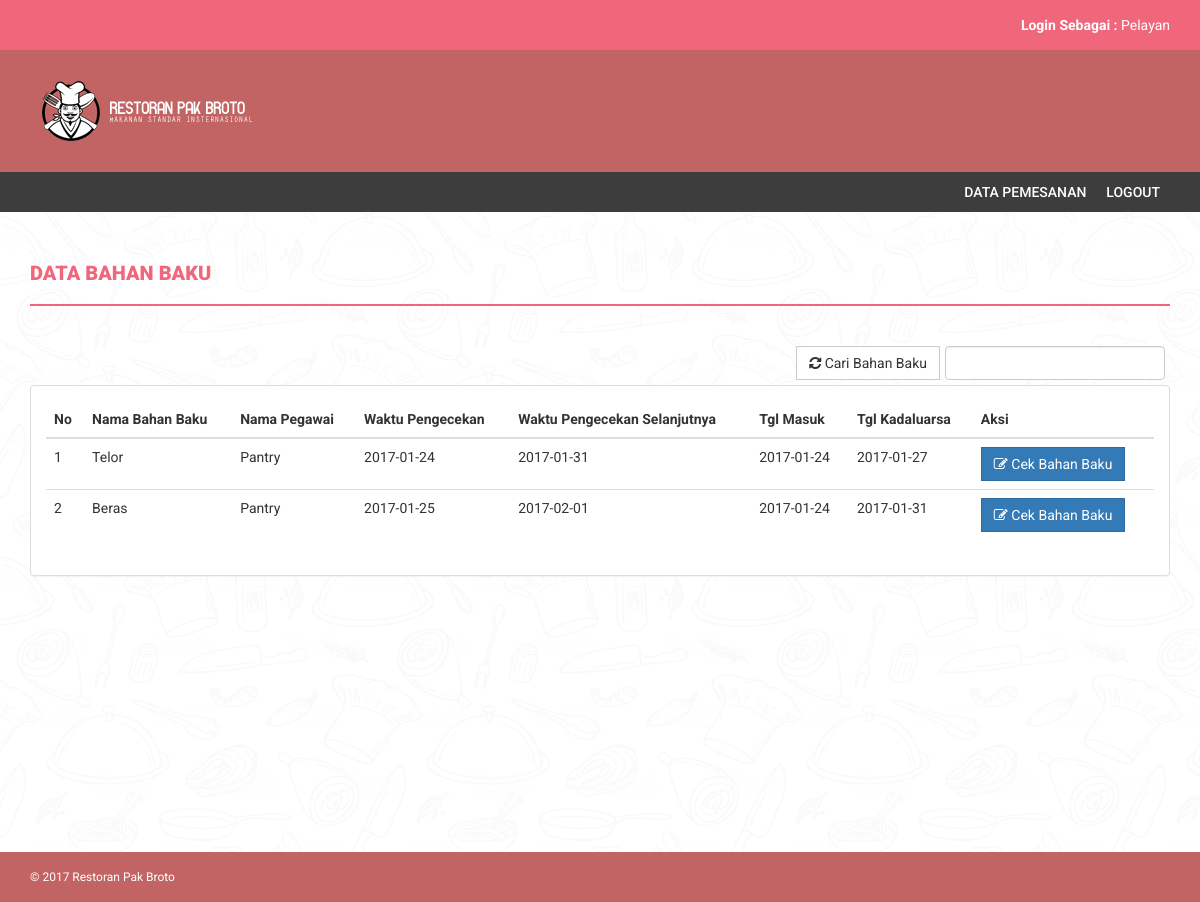
The app's page /data_laporan_bahanbaku.php (signed in) with its own data.
### tables this page shows
CREATE TABLE `detail_bahanbaku` (
  `id_detail` int(5) NOT NULL,
  `no_bahan` int(5) NOT NULL,
  `no_pegawai` int(5) NOT NULL,
  `pengecekan_bahan` date DEFAULT NULL,
  `pengecekan_selanjutnya` date DEFAULT NULL,
  `tgl_masuk` date NOT NULL,
  `tgl_kadaluarsa` date NOT NULL
);

CREATE TABLE `bahan_baku` (
  `id_bahan` int(5) NOT NULL,
  `no_bahan` int(5) NOT NULL,
  `nama` varchar(50) NOT NULL,
  `jenis` varchar(50) NOT NULL,
  `status_bahan_baku` varchar(30) NOT NULL
);

CREATE TABLE `pegawai` (
  `no_pegawai` int(5) NOT NULL,
  `id_jabatan` int(5) NOT NULL,
  `nama` varchar(100) NOT NULL,
  `username` varchar(50) NOT NULL,
  `password` varchar(100) NOT NULL,
  `jenis_kelamin` char(1) NOT NULL,
  `alamat` text NOT NULL,
  `no_handphone` varchar(30) NOT NULL,
  `waktu_kerja` varchar(20) NOT NULL,
  `bagian_kerja` varchar(50) NOT NULL
);

### data_laporan_bahanbaku.php (the view, shortened to what this page needs)
<?php
if(isset($_SESSION['username'])){
?>
<!DOCTYPE html>
<html xmlns="http://www.w3.org/1999/xhtml">
<?php include "include/header.php"; ?>
<body>
	<header>
        <div class="container">
            <div class="row">
                <div class="col-md-12">
                    <strong>Login Sebagai : </strong><?php echo $_SESSION['jabatan']; ?>
                </div>
            </div>
        </div>
    </header>
    <div class="navbar navbar-inverse set-radius-zero">
        <div class="container" style="height:120px;>
            <div class="navbar-header">
                <a class="navbar-brand" href="home.php">
                    <img src="assets/img/logo.png" />
                </a>
            </div>
        </div>
    <section class="menu-section">
        <div class="container">
            <div class="row">
                <div class="col-md-12">
                    <?php include "include/navigation.php"; ?>
                </div>
            </div>
        </div>
    </section>
    <div class="content-wrapper">
        <div class="container">
		<h4 class="page-head-line">DATA BAHAN BAKU</h4>
		<?php
		if(isset($_POST['cari'])){
			?>
			<div class="row">
                <div class="col-md-12">
					<form action="" method="POST" style="margin-bottom:10px;">
											<div style="float:right;width:220px;margin:0px 5px 5px 0px"><input type="text" name="datacari" class="form-control"  />
						</div>
						<button type="submit" name="cari" style="float:right;margin:0px 5px 5px 0px" class="btn btn-default"><i class=" fa fa-refresh "></i> Cari Bahan Baku</button>
					</form>
						<a href="data_bahanbaku.php?aksi=tambahbahanbaku"><button style="float:left;margin:0px 5px 5px 0px" class="btn btn-default"><i class=" fa fa-refresh "></i> Tambah Bahan Baku </button></a>
                </div>
            </div>
            <div class="row">
                <div class="col-md-12">
                    <div class="panel panel-default">
                        <div class="panel-body">
                            <div class="table-responsive">
                                <table class="table table-hover">
                                    <thead>
										<tr>
											<th>No</th>
                                            <th>No Bahan</th>
                                            <th>Nama Bahan Baku</th>
                                            <th>Jenis</th>
                                            <th>Status Bahan Baku</th>
											<th>Aksi</th>
                                        </tr>
                                    </thead>
                                    <tbody>
										<?php
										$i = 1;
										$pencarian = $_POST["datacari"];
										$sql = mysql_query("SELECT * FROM bahan_baku WHERE no_bahan REGEXP '$pencarian.*' OR nama REGEXP '$pencarian.*' OR jenis REGEXP '$pencarian.*' OR status_bahan_baku REGEXP '$pencarian.*'");
										while($hasil = mysql_fetch_array($sql)){
										?>
                                        <tr>
                                            <td><?php echo $i; ?></td>
											<td><?php echo $hasil['no_bahan']; ?></td>
                                            <td><?php echo $hasil['nama']; ?></td>
                                            <td><?php echo $hasil['jenis']; ?></td>
											<td>
												<?php
												if($hasil['status_bahan_baku'] == "Tersedia"){
													echo "<font color='lime'>Tersedia</font>";
												}else if($hasil['status_bahan_baku'] == "Tidak Tersedia"){
													echo "<font color='red'>Tidak Tersedia</font>";
												}
												?>
											</td>
											<td><a href="data_bahanbaku.php?edit=<?php echo $hasil["no_bahan"]; ?>"><button class="btn btn-primary"><i class="fa fa-edit "></i> Ubah Bahan Baku</button></a>
											<?php echo "<a href='#' onClick=\"return konfirmasiHapusBahanBaku('".$hasil["no_bahan"]."','".$hasil["nama"]."');\" value='Hapus'><button class=\"btn btn-danger\">";?><i class="fa fa-trash"></i> Hapus Bahan Baku</button></a></td>
                                        </tr>
										<?php
										$i++;
										}
										if(isset($_GET['hapus']) != ""){
											return hapus_bahanbaku($_GET['hapus']);
										}
										?>
                                    </tbody>
                                </table>
                            </div>
                        </div>
                    </div>
                </div>
            </div>
			<?php
			}else{
			?>
			<div class="row">
                <div class="col-md-12">
					<form action="" method="POST" style="margin-bottom:10px;">
											<div style="float:right;width:220px;margin:0px 5px 5px 0px"><input type="text" name="datacari" class="form-control"  />
						</div>
						<button type="submit" name="cari" style="float:right;margin:0px 5px 5px 0px" class="btn btn-default"><i class=" fa fa-refresh "></i> Cari Bahan Baku</button>
					</form>
                </div>
            </div>
            <div class="row">
                <div class="col-md-12">
                    <div class="panel panel-default">
                        <div class="panel-body">
                            <div class="table-responsive">
                                <table class="table table-hover">
                                    <thead>
										<tr>
                                            <th>No</th>
                                            <th>Nama Bahan Baku</th>
                                            <th>Nama Pegawai</th>
                                            <th>Waktu Pengecekan</th>
											<th>Waktu Pengecekan Selanjutnya</th>
											<th>Tgl Masuk</th>
											<th>Tgl Kadaluarsa</th>
											<th>Aksi</th>
                                        </tr>
                                    </thead>
                                    <tbody>
										<?php
										$i = 1;
										$sql = mysql_query("SELECT detail_bahanbaku.no_bahan, bahan_baku.nama AS nama_bahanbaku, pegawai.nama AS nama_pegawai, detail_bahanbaku.pengecekan_bahan, detail_bahanbaku.pengecekan_selanjutnya, detail_bahanbaku.tgl_masuk, detail_bahanbaku.tgl_kadaluarsa FROM detail_bahanbaku INNER JOIN bahan_baku ON detail_bahanbaku.no_bahan = bahan_baku.no_bahan INNER JOIN pegawai ON detail_bahanbaku.no_pegawai = pegawai.no_pegawai");
										while($hasil = mysql_fetch_array($sql)){
										?>
                                        <tr>
                                            <td><?php echo $i; ?></td>
											<td><?php echo $hasil['nama_bahanbaku']; ?></td>
                                            <td><?php echo $hasil['nama_pegawai']; ?></td>
                                            <td><?php echo $hasil['pengecekan_bahan']; ?></td>
											<td><?php echo $hasil['pengecekan_selanjutnya']; ?></td>
											<td><?php echo $hasil['tgl_masuk']; ?></td>
											<td><?php echo $hasil['tgl_kadaluarsa']; ?></td>
											<td><a href="data_laporan_bahanbaku.php?cek=<?php echo $hasil["no_bahan"]; ?>"><button class="btn btn-primary"><i class="fa fa-edit "></i> Cek Bahan Baku</button></a></td>
                                        </tr>
										<?php
										$i++;
										}
										?>
                                    </tbody>
                                </table>
                            </div>
                        </div>
                    </div>
                </div>
            </div>
            <?php
			}
			?>
        </div>
    </div>
	<?php include "include/footer.php"; ?>
</body>
</html>
<?php
}else{
	header("location:index.php");
}
?>

### assets/css/style.css (style rules this page uses)
body { font-family: 'Roboto', sans-serif; line-height: 30px; background:url('../img/bg.png'); background-position: right top; background-attachment: fixed; background-size: 380px 340px; }
.set-radius-zero { border-radius: 0px; -moz-border-radius: 0px; -webkit-border-radius: 0px; }
.content-wrapper { margin-top: 40px; min-height: 600px; padding-bottom: 60px; }
.page-head-line { font-weight: 900; padding-bottom: 20px; border-bottom: 2px solid #F0677C; text-transform: uppercase; color: #F0677C; font-size: 20px; margin-bottom: 40px; }
.btn { border-radius: 0px; -webkit-border-radius: 0px; -moz-border-radius: 0px; }
header { background-color: #F0677C; color: #fff; padding: 10px; text-align: right; }
.navbar-brand { width: 250px; padding-top: 30px; }
.menu-section { background-color: #3D3D3D; }
.navbar-inverse { background-color: #C36464; border-color: transparent; }
.navbar { margin-bottom: 0px; }

### records on screen
detail_bahanbaku: no_bahan.nama "Telor", no_pegawai.nama "Pantry", pengecekan_bahan "2017-01-24", pengecekan_selanjutnya "2017-01-31", tgl_masuk "2017-01-24", tgl_kadaluarsa "2017-01-27"
detail_bahanbaku: no_bahan.nama "Beras", no_pegawai.nama "Pantry", pengecekan_bahan "2017-01-25", pengecekan_selanjutnya "2017-02-01", tgl_masuk "2017-01-24", tgl_kadaluarsa "2017-01-31"

### other values on screen
$_SESSION['jabatan'] "Pelayan"
